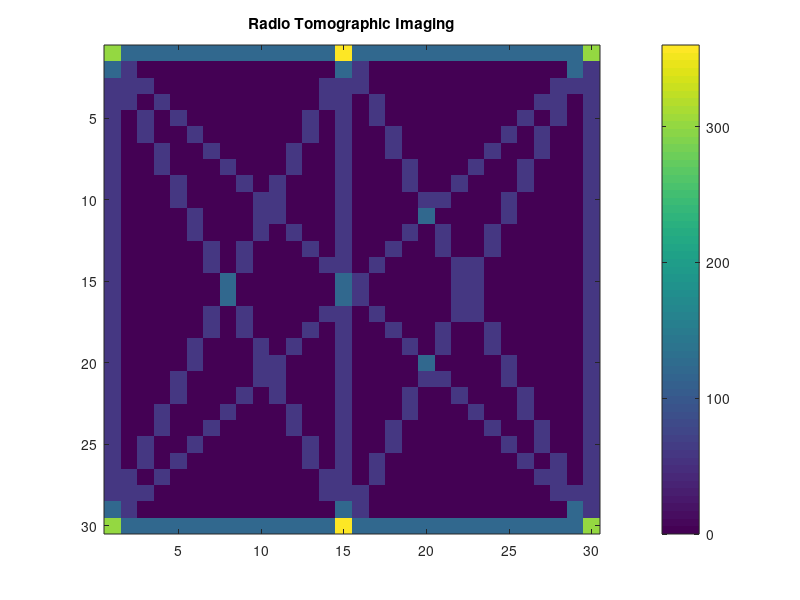

Recreate this plot in MATLAB.
#!/usr/bin/octave -qf

pkg load communications

% dimentions of the terrain
width=30;
height=30;

% N is the number of voxels in the image
N = width * height;

% W is the weight matrix which will get populated on the go
W=[];

% coordinates of the wireless nodes
coords=[1,1;
	1,15;
	1,30;
	30,1;
	30,15;
	30,30;];

% number of nodes
num_nodes=length(coords)

% number of links (this will get updated shortly)
num_links=0;

% link matrix (this will get updated shortly)
links=[];

% generating weight matrix
for i=1:length(coords)
	for j=i+1:length(coords)
		num_links=num_links+1;
		% start and end point of line
		a=[coords(i,1), coords(i,2)];
		b=[coords(j,1), coords(j,2)];

		% add the link to the links matrix for future use
		links=[links;a,b];

		% get diffs
		ab = b - a;
		disp(ab);
		% find number of steps required to be "one pixel wide" in the shorter
		%#{
		% two dimensions
		n = max(abs(ab)) + 1;
		disp(n);
		% compute line
		s = repmat(linspace(0, 1, n)', 1, 2);
		for d = 1:2
			s(:, d) = s(:, d) * ab(d) + a(d);
		end

		% round to nearest pixel
		s = round(s);

		% if desired, apply to a matrix
		X = zeros(width, height);
		X(sub2ind(size(X), s(:, 1), s(:, 2))) = 1;

		% insert in to the weight matrix
		W=[W;reshape(X', width*height, 1)'];
		%#}
		
		#ellipse
		%(x/a)^2+(y/b)^2<=1
	end
end


% dynamically drawing the image based on different Y vectors
for i=1:10
	% generating a Y vector with sample RSSI change values
	Y=zeros(1, num_links);
	Y(1:15)=60;
	%Y(randi([20 60]):randi([70 90]))=1;
	
	% generating image matrix based on Y vector 
	X=Y*W;
	
	[mat,padded] = vec2mat(X,width);
	%mat

	image(mat,'CDataMapping','scaled');
	%image(mat)
	colorbar
	title('Radio Tomographic Imaging');

	pause(1)
end


